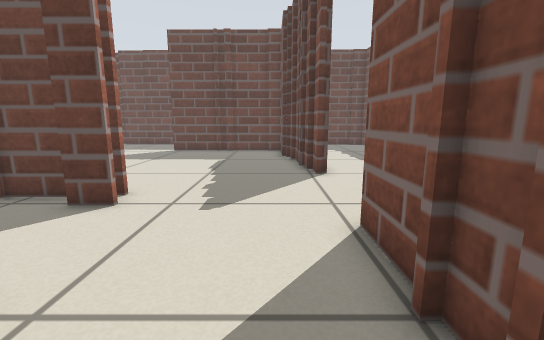
[1] (above)

20 first-person views from a walk through a world built for the Player/Stage simulator. The camera is 0.5 m above the floor, tilts 10° down and sees 90° across. Floor lines are 1 m apart. The floor is counted in squares, 0.25 m on a side. Each view is taken from the middle of a square. On the plan, view 1 faces up. The plan holds only what a view shows up to about 16 squares ahead; the rest is blank. The robots in the file are not drawn.

[2]
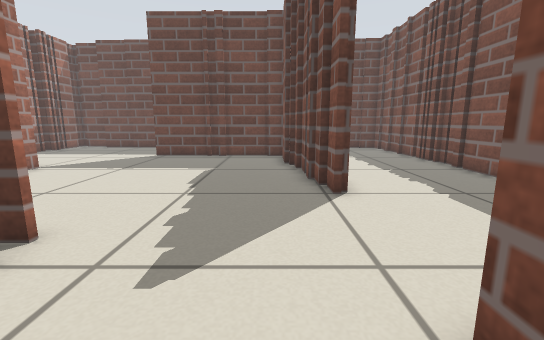

[3]
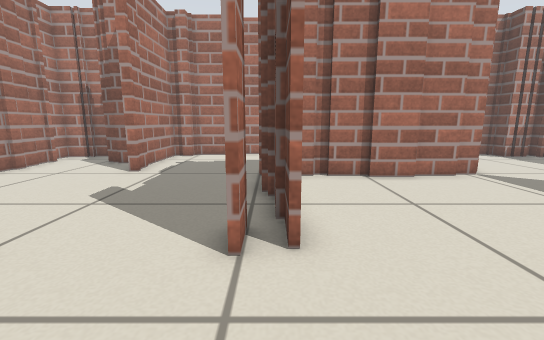

[4]
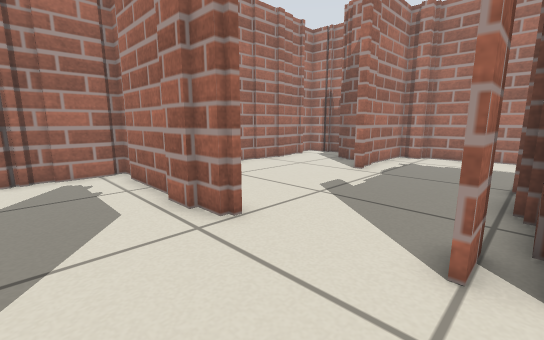

[5]
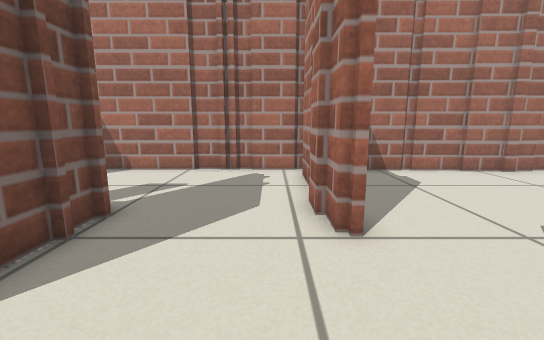

[6]
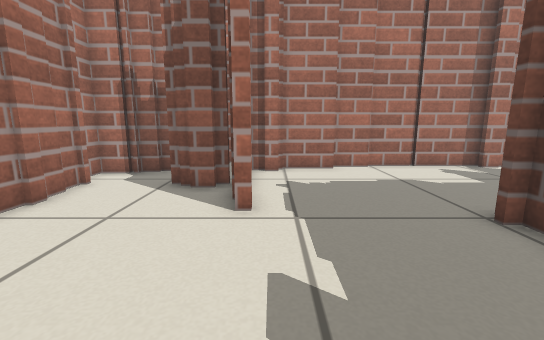

[7]
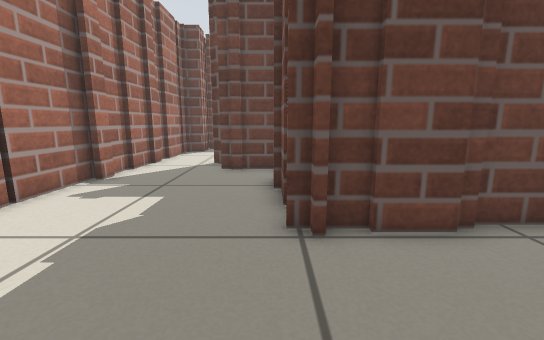

[8]
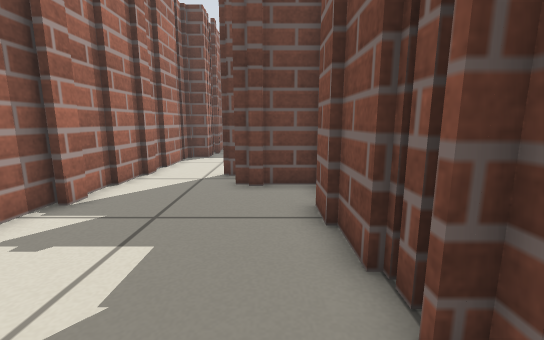

[9]
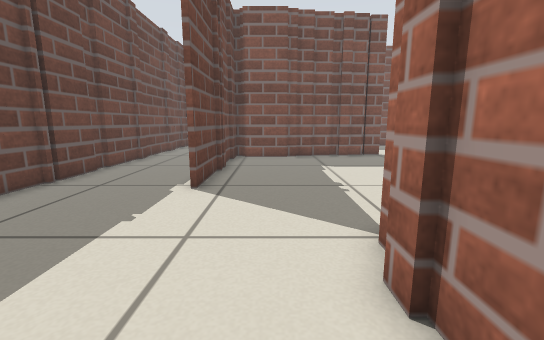

[10]
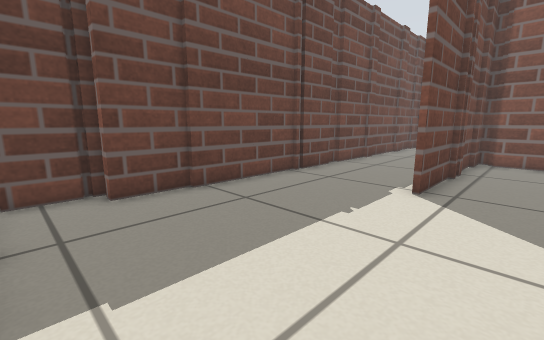

[11]
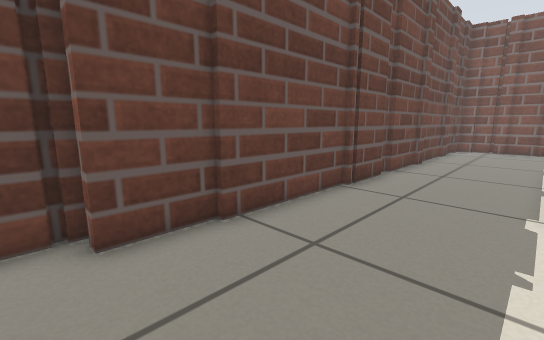

[12]
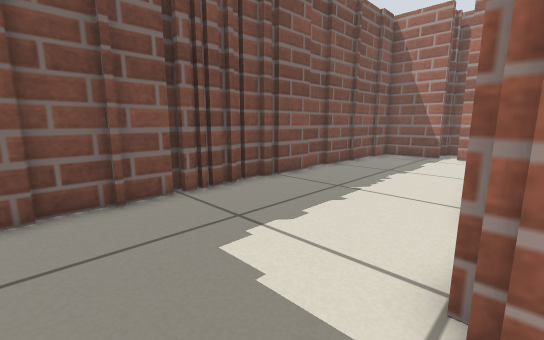

[13]
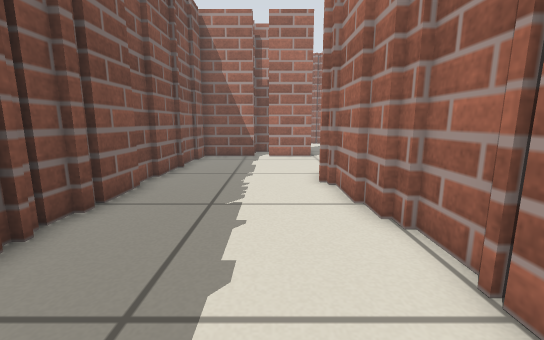

[14]
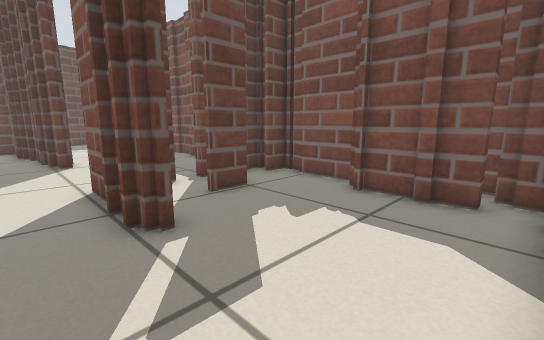

[15]
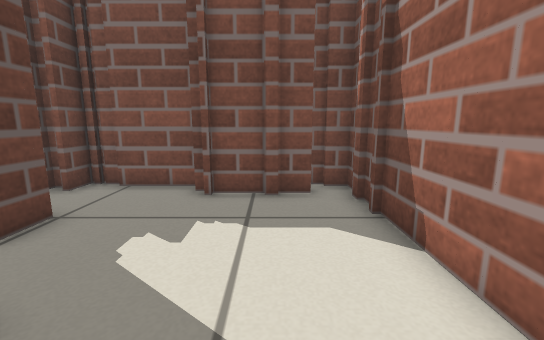

[16]
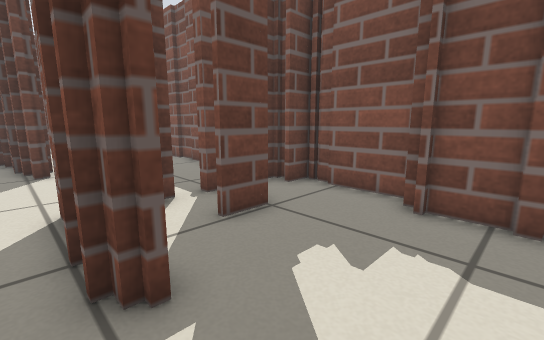

[17]
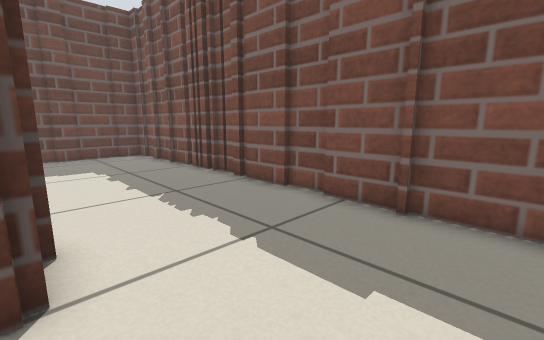

[18]
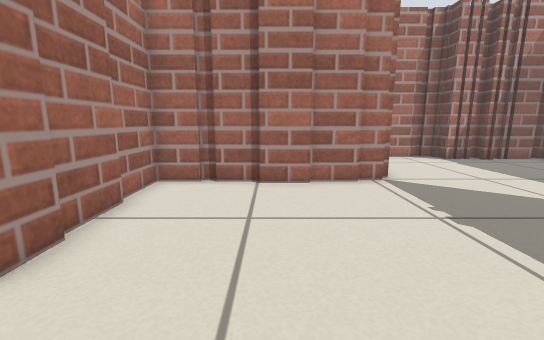

[19]
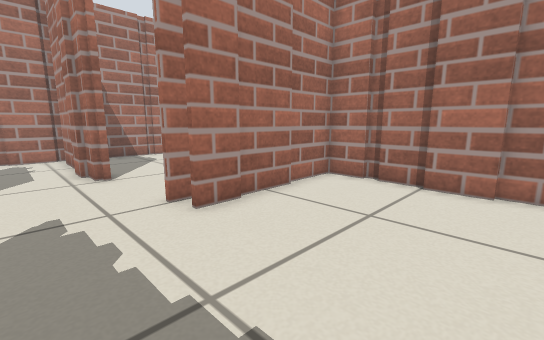

[20]
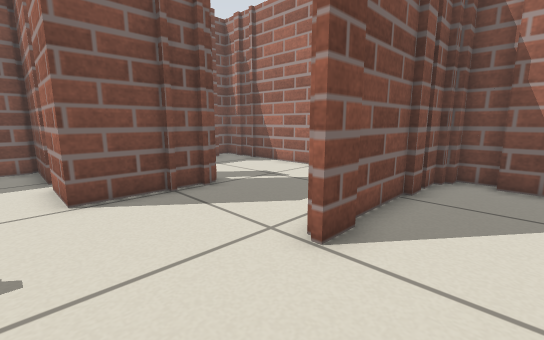

### Floor plan
Key: @ floor where view 1 was taken; # wall or solid block; x gap in a wall; . floor.
Columns run from 18 left of view 1 to 9 right of it. Each row starts with its distance up from view 1.
 26   ####
 25   #..########
 24   #.........###############
 23   #.......................#
 22   #.......................#
 21  ##.......................#
 20  #........................#
 19  #..........########......#
 18  #.................#......##
 17  #.................#......##
 16  #.................#.......#
 15  #...###...........##.....##
 14  #...####..........##.....#
 13  #......#..........##.....##
 12  #......#...........#......#
 11 ##.....##...........#.....##
 10 #......##.................#
  9 #......##.................#
  8 #.......#.................#
  7 #.......#######...........#
  6 ##...........##...........#
  5  #..................##x####
  4  #..................#..# .##
  3  #..................#..#...#
  2  ##............#....#......#
  1   ######.......#....#......#
  0     ##.........#..@.......##
 -1     #..........#.........##
 -2   #............#.........##
 -3   #...........##..........#
 -4   #.#########.#.........###
 -5   ###       #############

Positions as (right, up) in squares from view 1, and headings:
1: (0, 0), facing up
2: (0, 3), facing up
3: (0, 7), facing left
4: (0, 7), facing down-left
5: (-2, 7), facing down
6: (-5, 2), facing left
7: (-11, 2), facing up
8: (-12, 5), facing up
9: (-15, 17), facing right
10: (-15, 17), facing up-right
11: (-14, 20), facing up-right
12: (1, 22), facing down-right
13: (4, 21), facing down
14: (0, -4), facing up-right
15: (0, -2), facing right
16: (1, -2), facing up-right
17: (2, 7), facing up-right
18: (-1, 11), facing left
19: (-1, 13), facing down-left
20: (-6, 6), facing down-right
